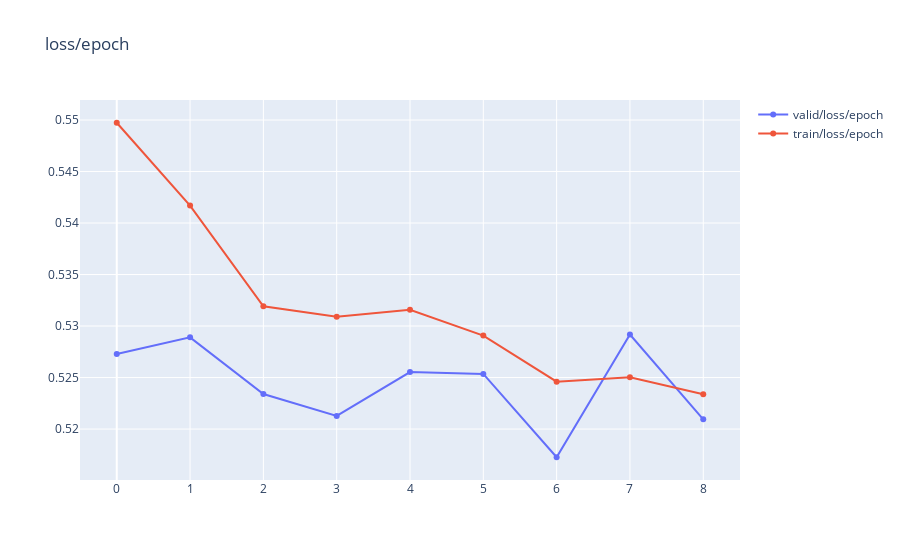

The code cell stored with this chart in its notebook:
### Markdown cell above
### Visualization

### Code cell
from catalyst.dl.utils import UtilsFactory
# you can use plotly and tensorboard to plot metrics inside jupyter
# by default it only plots loss
# not sure if it correctly works in Colab
UtilsFactory.plot_metrics(logdir=logdir)

### Figure 1 — Plotly figure (JSON) as saved in the notebook; plotly's stock layout.template omitted (floating-point values rounded to 4 significant figures)
{"data": [{"name": "valid/loss/epoch", "x": [0, 1, 2, 3, 4, 5, 6, 7, 8], "y": [0.5273, 0.5289, 0.5234, 0.5213, 0.5255, 0.5254, 0.5173, 0.5292, 0.5209], "type": "scatter"}, {"name": "train/loss/epoch", "x": [0, 1, 2, 3, 4, 5, 6, 7, 8], "y": [0.5497, 0.5417, 0.5319, 0.5309, 0.5316, 0.5291, 0.5246, 0.525, 0.5234], "type": "scatter"}], "layout": {"title": {"text": "loss/epoch"}, "yaxis": {"hoverformat": ".5f"}}}
